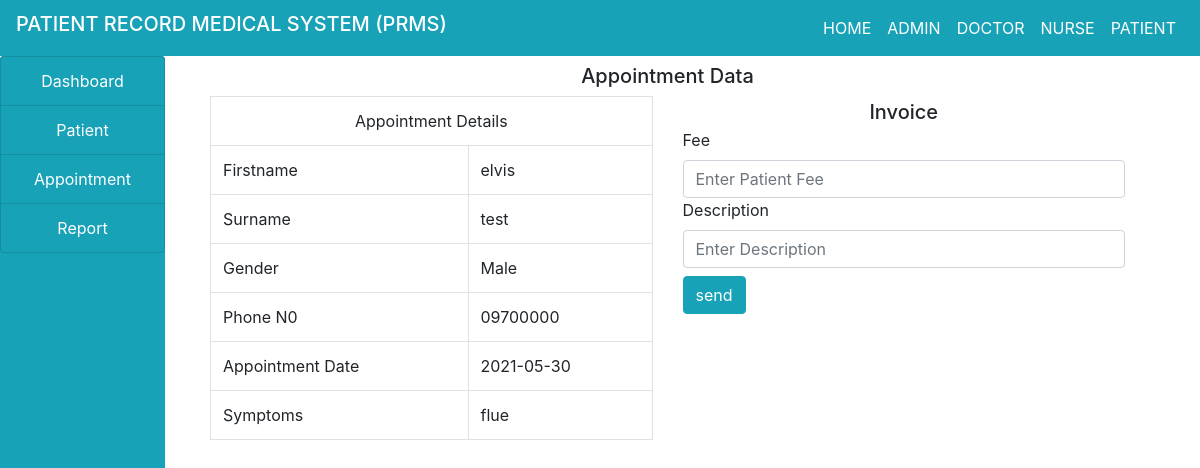
/doctor/discharge.php?id=1, run on the app's committed database.
### tables this page shows
CREATE TABLE `appointment` (
  `id` int(100) NOT NULL,
  `firstname` varchar(100) NOT NULL,
  `surname` varchar(100) NOT NULL,
  `gender` varchar(100) NOT NULL,
  `phone` varchar(100) NOT NULL,
  `appointment_date` varchar(100) NOT NULL,
  `symptoms` varchar(100) NOT NULL,
  `status` varchar(100) NOT NULL,
  `date_booked` varchar(100) NOT NULL
);

### doctor/discharge.php (the view, shortened to what this page needs)
<!DOCTYPE html>
<html>
<head>
</head>
<body>
	<?php
        include("../include/header.php");
        include("../include/connection.php");
	 ?>
	 <div class="container-fluid">
	 	<div class="col-md-12">
	 		<div class="row">
	 			<div class="col-md-2" style="margin-left: -30px;">
                 <?php
                     include("sidenav.php");
                   ?>
	 			</div>
	 			<div class="col-md-10">
	 				<h5 class="text-center my-2">Appointment Data</h5>
                     <?php
                          if (isset($_GET['id'])) {
                          	$id = $_GET['id'];
                          	$query = "SELECT * FROM appointment WHERE id='$id'";
                          	$res = mysqli_query($connect,$query);
                          	$row = mysqli_fetch_array($res);
                          }
                      ?>
	 				<div class="col-md-12">
	 					<div class="row">
	 						<div class="col-md-6">
	 							<table class="table table-bordered">
	 								<tr>
	 									<td colspan="2" class="text-center">Appointment Details</td>
	 								</tr>
	 								<tr>
	 									<td>Firstname</td>
	 									<td><?php echo $row['firstname']; ?></td>
	 								</tr>
	 								<tr>
	 									<td>Surname</td>
	 									<td><?php echo $row['surname']; ?></td>
	 								</tr>
	 								<tr>
	 									<td>Gender</td>
	 									<td><?php echo $row['gender']; ?></td>
	 								</tr>
	 								<tr>
	 									<td>Phone N0</td>
	 									<td><?php echo $row['phone']; ?></td>
	 								</tr>
	 								<tr>
	 									<td>Appointment Date</td>
	 									<td><?php echo $row['appointment_date']; ?></td>
	 								</tr>
	 								<tr>
	 									<td>Symptoms</td>
	 									<td><?php echo $row['symptoms']; ?></td>
	 								</tr>
	 							</table>
	 					       </div>
	 					       <div class="col-md-6">
	 							<h5 class="text-center my-1">Invoice</h5>
	 							<form method="post">
	 								<label>Fee</label>
	 								<input type="number" name="fee" class="form-control" autocomplete="off" placeholder="Enter Patient Fee">
	 								<label>Description</label>
	 								<input type="text" name="des" class="form-control" autocomplete="off" placeholder="Enter Description">
	 								<input type="submit" name="send" class="btn btn-info my-2" value="send">
	 							</form>
	 							</div>
	 						</div>
	 				</div>
	 			</div>
	 		</div>
	 	</div>
	 </div>
</body>
</html>

### data on the page
appointment: firstname "elvis", surname "test", gender "Male", phone "09700000", appointment_date "2021-05-30", symptoms "flue"
